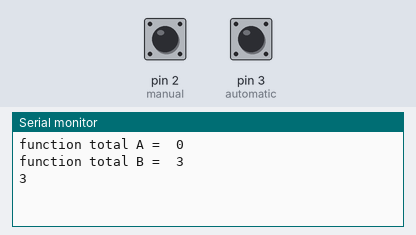
Bench run of a sketch on a simulated Arduino Uno, built with avr-gcc and run on an emulated ATmega328P. On the bench: the last lines printed to the serial monitor. The inputs (shaded band) are chosen by the test bench; at power-on: pin 2 (manual) HIGH, pin 3 (automatic) HIGH.

Above: at 1.7 s.
1.8 s: pin 2 (manual) pulled LOW for 2.35 s
At 2.9 s:
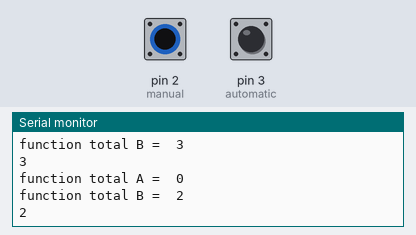
5.6 s: pin 3 (automatic) pulled LOW for 2.35 s
At 7.2 s:
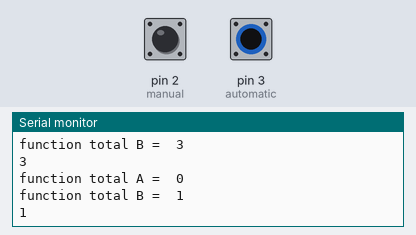
Timing chart, 0 to 8.7 s (numbered marks = the images above; inputs shaded):
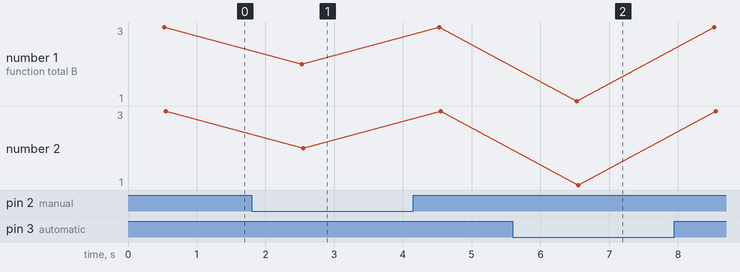

The sketch:

Man_Auto_Read_Test.ino
```cpp
/*

Man Auto Test Program
Program reads the integer value of a 3 position toggle switch and returns a
value for the manual or auto mode
manual switchpole on D2, automatic switch pole on D3

*/

const int manual=2;
const int automatic=3;
int mode=0;
int total=0;


 void setup()
{
 Serial.begin(9600);
 delay(500);
 pinMode(manual, INPUT);
 digitalWrite(manual,HIGH);
 pinMode(automatic, INPUT);
 digitalWrite(automatic,HIGH);
}

// Function Definition
int readSwitch()
{
 int total=0;
 Serial.print ("function total A =  ");
 Serial.println (total);

 if (digitalRead(manual)==HIGH) { total+=1; }
 if (digitalRead(automatic)== HIGH) { total+=2; }

 Serial.print ("function total B =  ");
 Serial.println (total);
 switch (total) {


  case 0:
  mode=0; //fault mode
  break;

  case 1:
  mode=1; //automatic mode
  break;

  case 2:
  mode=2; //manual mode
  break;

  case 3:
  mode=3; //off mode
  break;
}
 return mode;
 }


void loop()
{
 readSwitch();
 Serial.println (mode);
 delay(2000);
}
```

Measured:
- after the input at 1.8 s, the serial monitor: prints a new line after 0.72 s (image 1)
- after the input at 5.6 s, the serial monitor: prints a new line after 0.93 s (image 2)
